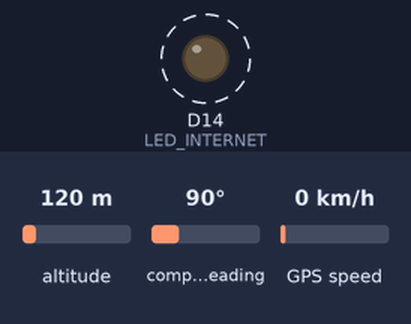
Recording of a sketch running on a simulated Arduino MKR. On the bench: output pins drawn as LEDs (lit = HIGH). Dashed ring = blinking. Inputs (shaded band) come from the test bench; at power-on: altitude 120 m, compass heading 90°, GPS speed 0 km/h. Uploads are accepted with an empty reply; the GPS gets a fix after 3 s at 37.7749, -122.4194 with 8 satellites; what the sketch prints to the serial monitor is not drawn.

Above: at 3.11 s.
Timing chart, 0 to 6.0 s (numbered marks = the images above):
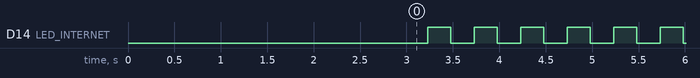

Measured:
- by itself, D14 (LED_INTERNET): alternates HIGH for 0.25 s and LOW for 0.25 s

The sketch:

Vajgsmwithled.ino
```cpp
#define TINY_GSM_MODEM_SIM7600
#include <TinyGsmClient.h>
#include <ArduinoHttpClient.h>
#include <TinyGPS++.h>
#include <HardwareSerial.h>

// Create a TinyGPS++ object
TinyGPSPlus gps;

// Define the serial connections
HardwareSerial gpsSerial(1);

// Define the serial interface for the SIM7600 module
#define MODEM_PWRKEY 4
#define MODEM_POWER_ON 23
#define MODEM_RST 5

// LED pin definitions
#define LED_INTERNET 14

// ThingSpeak settings
const char* server = "xxxxx";
const String apiKey = "xxxxxx"; // Replace with your ThingSpeak API key
const unsigned long postingInterval = 2000; // Interval between updates (in milliseconds)

unsigned long lastPostingTime = 0;
bool isBlinking = false;
bool isGpsOn = false;
bool isInternetOn = false;

// Use hardware serial port 2
HardwareSerial SerialAT(2);
TinyGsm modem(SerialAT);

void setup() {
  // Initialize serial for debugging
  Serial.begin(115200);
  delay(10);

  // Initialize LED pins
  pinMode(LED_INTERNET, OUTPUT);

  // Initialize GPS serial communication
  gpsSerial.begin(115200, SERIAL_8N1, 16, 17);

  // Start the hardware serial communication with the modem
  SerialAT.begin(115200, SERIAL_8N1, 27, 26); // RX2 -> GPIO27, TX2 -> GPIO26
  delay(3000);

  Serial.println("GPS Data Parsing with TinyGPS++");

  // Initialize the modem
  Serial.println("Initializing modem...");
  modem.restart();

  // Print modem info
  String modemInfo = modem.getModemInfo();
  Serial.println("Modem Info: " + modemInfo);

  // Check signal quality
  int16_t signalQuality = modem.getSignalQuality();
  Serial.println("Signal quality: " + String(signalQuality));

  // Connect to network
  Serial.print("Connecting to network...");
  if (!modem.gprsConnect("airtelgprs.com", "", "")) { // Replace "your_apn" with the actual APN
    Serial.println(" fail");
    isInternetOn = false;
  } else {
    Serial.println(" success");
    isInternetOn = true;
  }

  // Check network connection
  Serial.print("Testing connection...");
  if (modem.isNetworkConnected()) {
    Serial.println(" connected");
    isInternetOn = true;
  } else {
    Serial.println(" not connected");
    isInternetOn = false;
  }
}

void loop() {
  // Continuously read and encode GPS data
  while (gpsSerial.available() > 0) {
    gps.encode(gpsSerial.read());
  }

  // Check if GPS has satellites
  isGpsOn = (gps.satellites.value() > 0);

  // Check if it's time to send data to ThingSpeak
  if (millis() - lastPostingTime >= postingInterval) {
    lastPostingTime = millis();

    // Check if the number of satellites is not zero
    if (isGpsOn) {
      Serial.println("-----GPS Data-----");

      if (gps.location.isUpdated()) {
        Serial.print("Latitude: ");
        Serial.println(gps.location.lat(), 6);
        Serial.print("Longitude: ");
        Serial.println(gps.location.lng(), 6);
      }

      if (gps.date.isUpdated() && gps.time.isUpdated()) {
        // Get the UTC time and date from the GPS
        int year = gps.date.year();
        int month = gps.date.month();
        int day = gps.date.day();
        int hour = gps.time.hour();
        int minute = gps.time.minute();
        int second = gps.time.second();

        // Convert to IST (UTC + 5:30)
        minute += 30;
        if (minute >= 60) {
          minute -= 60;
          hour += 1;
        }
        hour += 5;
        if (hour >= 24) {
          hour -= 24;
          day += 1;
          // Adjust month and year for end of month/year
          if ((month == 1 || month == 3 || month == 5 || month == 7 || month == 8 || month == 10) && day > 31) {
            day = 1;
            month += 1;
          } else if (month == 12 && day > 31) {
            day = 1;
            month = 1;
            year += 1;
          } else if ((month == 4 || month == 6 || month == 9 || month == 11) && day > 30) {
            day = 1;
            month += 1;
          } else if (month == 2) {
            // Leap year check
            bool isLeap = (year % 4 == 0 && (year % 100 != 0 || year % 400 == 0));
            if ((isLeap && day > 29) || (!isLeap && day > 28)) {
              day = 1;
              month += 1;
            }
          }
        }

        Serial.print("Date (IST): ");
        Serial.print(day);
        Serial.print("/");
        Serial.print(month);
        Serial.print("/");
        Serial.println(year);

        Serial.print("Time (IST): ");
        if (hour < 10) Serial.print("0");
        Serial.print(hour);
        Serial.print(":");
        if (minute < 10) Serial.print("0");
        Serial.print(minute);
        Serial.print(":");
        if (second < 10) Serial.print("0");
        Serial.println(second);
      }

      if (gps.altitude.isUpdated()) {
        Serial.print("Altitude: ");
        Serial.println(gps.altitude.meters());
      }

      if (gps.speed.isUpdated()) {
        Serial.print("Speed: ");
        Serial.println(gps.speed.kmph());
      }

      if (gps.satellites.isUpdated()) {
        Serial.print("Satellites: ");
        Serial.println(gps.satellites.value());
      }

      // Prepare data for ThingSpeak
      float field1 = gps.satellites.value();
      float field2 = gps.speed.kmph();
      float field3 = gps.location.lat();
      float field4 = gps.location.lng();
      float field5 = gps.altitude.meters();

      // Print data to be sent to ThingSpeak
      Serial.println("Preparing data to send to ThingSpeak:");
      Serial.print("Satellites: ");
      Serial.println(field1);
      Serial.print("Speed: ");
      Serial.println(field2);
      Serial.print("Latitude: ");
      Serial.println(field3, 6);
      Serial.print("Longitude: ");
      Serial.println(field4, 6);
      Serial.print("Altitude: ");
      Serial.println(field5);

      if (!pushToThingSpeak(field1, field2, field3, field4, field5)) {
        reinitializeModem();
      }
    } else {
      Serial.println("No updated GPS data available or no satellites detected.");
    }
  }

  // Handle LED indications
  handleLED();
}

bool pushToThingSpeak(float field1, float field2, float field3, float field4, float field5) {
  // Create HTTP client instance
  TinyGsmClient client(modem);
  HttpClient http(client, server, 80);

  // Build the URL with the API key and data
  String url = "/update?api_key=" + apiKey;
  url += "&field1=" + String(field1);
  url += "&field2=" + String(field2);
  url += "&field3=" + String(field3, 6);
  url += "&field4=" + String(field4, 6);
  url += "&field5=" + String(field5);

  // Send HTTP GET request
  http.get(url);

  // Check response
  int statusCode = http.responseStatusCode();
  if (statusCode == 200) {
    Serial.println("Data sent to ThingSpeak successfully.");
    return true;
  } else {
    Serial.print("Failed to send data to ThingSpeak. Status code: ");
    Serial.println(statusCode);
    return false;
  }
}

void reinitializeModem() {
  Serial.println("Reinitializing modem...");
  modem.restart();
  delay(3000);

  Serial.print("Reconnecting to network...");
  if (!modem.gprsConnect("airtelgprs.com", "", "")) { // Replace "your_apn" with the actual APN
    Serial.println(" fail");
    isInternetOn = false;
  } else {
    Serial.println(" success");
    isInternetOn = true;
  }

  // Check network connection
  Serial.print("Testing connection...");
  if (modem.isNetworkConnected()) {
    Serial.println(" connected");
    isInternetOn = true;
  } else {
    Serial.println(" not connected");
    isInternetOn = false;
  }
}

void handleLED() {
  static unsigned long lastBlinkTime = 0;
  if (isInternetOn && isGpsOn) {
    // Blink twice per second
    if (millis() - lastBlinkTime >= 250) { // Blink every 250 milliseconds
      lastBlinkTime = millis();
      digitalWrite(LED_INTERNET, !digitalRead(LED_INTERNET));
    }
  } else if (isGpsOn) {
    // Blink once every 2 seconds
    if (millis() - lastBlinkTime >= 1000) { // Blink every 1000 milliseconds
      lastBlinkTime = millis();
      digitalWrite(LED_INTERNET, !digitalRead(LED_INTERNET));
    }
  } else if (isInternetOn) {
    // LED steady on
    digitalWrite(LED_INTERNET, HIGH);
  } else {
    // LED off
    digitalWrite(LED_INTERNET, LOW);
  }
}
```
